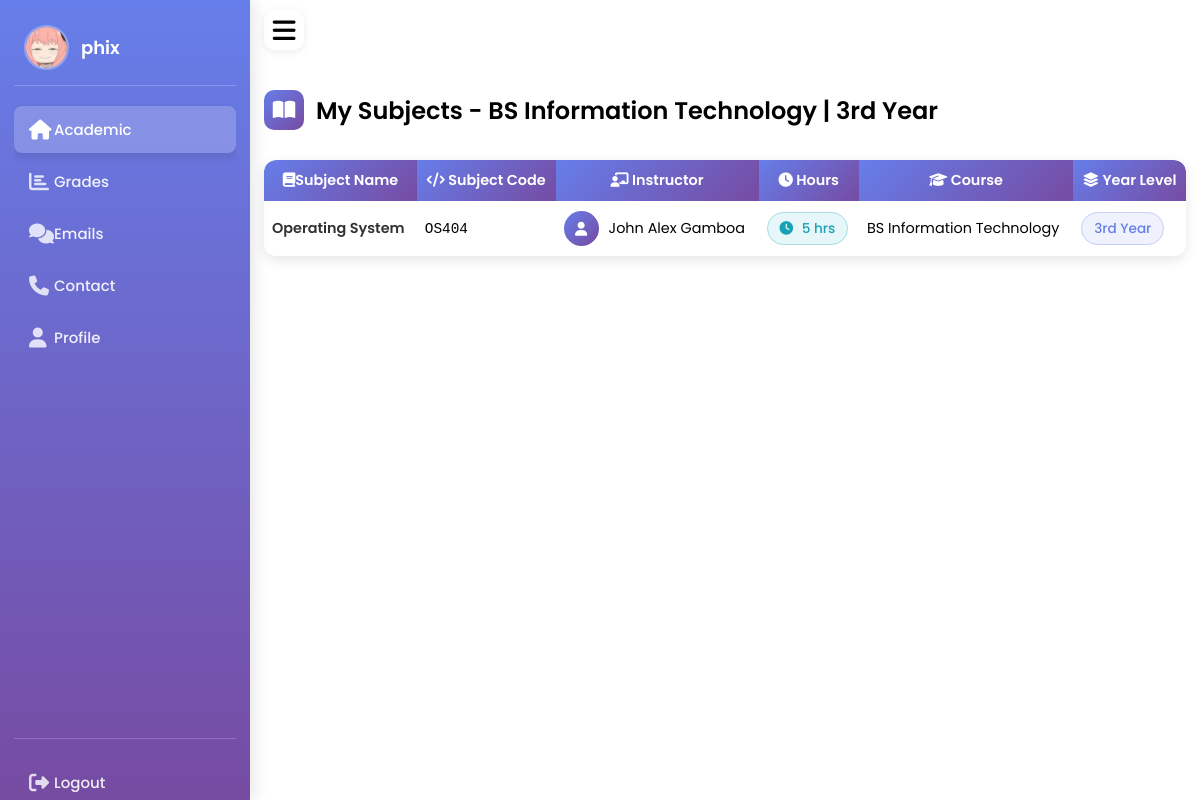
Page /student_page/studentpage.php (signed in) on the committed database.
### tables this page shows
CREATE TABLE `students` (
  `id` int(11) NOT NULL,
  `username` varchar(100) NOT NULL,
  `password` varchar(255) NOT NULL,
  `email` varchar(150) NOT NULL,
  `image` varchar(255) DEFAULT NULL,
  `first_name` varchar(100) NOT NULL,
  `last_name` varchar(100) NOT NULL,
  `date_of_birth` date NOT NULL,
  `gender` enum('male','female','other') NOT NULL,
  `student_phone` varchar(15) DEFAULT NULL,
  `address` text DEFAULT NULL,
  `guardian_name` varchar(100) DEFAULT NULL,
  `guardian_phone` varchar(15) DEFAULT NULL,
  `guardian_address` text DEFAULT NULL,
  `elem_name` varchar(100) DEFAULT NULL,
  `elem_year` int(11) DEFAULT NULL,
  `junior_name` varchar(100) DEFAULT NULL,
  `junior_year` int(11) DEFAULT NULL,
  `senior_name` varchar(100) DEFAULT NULL,
  `senior_year` int(11) DEFAULT NULL,
  `strand` varchar(100) DEFAULT NULL,
  `college_course` varchar(100) DEFAULT NULL,
  `college_year` varchar(20) DEFAULT NULL,
  `appointment_id` int(11) DEFAULT NULL,
  `appointment_details` text DEFAULT NULL,
  `status` enum('PENDING','APPROVED','REJECTED') DEFAULT 'PENDING',
  `reg_date` datetime DEFAULT current_timestamp()
);

CREATE TABLE `subjects` (
  `id` int(11) NOT NULL,
  `subject_name` varchar(100) NOT NULL,
  `subject_code` varchar(50) NOT NULL,
  `course` varchar(100) NOT NULL,
  `year_level` varchar(50) NOT NULL,
  `hour` int(11) NOT NULL,
  `instructor_name` varchar(100) NOT NULL
);

### student_page/studentpage.php (the view, shortened to what this page needs)
<?php
$servername = "localhost";
$username = "root";
$password = "";
$dbname = "dev";
$conn = new mysqli($servername, $username, $password, $dbname);
$student_id = $_SESSION['userid'];
$student_sql = "SELECT id, username, first_name, last_name, email, image, college_course, college_year, status
                FROM students WHERE id = ?";
$stmt = $conn->prepare($student_sql);
$stmt->bind_param("i", $student_id);
$stmt->execute();
$student_result = $stmt->get_result();
if ($student_result->num_rows > 0) {
    $current_student = $student_result->fetch_assoc();
} else {
    session_destroy();
    header('Location: login.php');
    exit();
}
$subjects = [];
$debug_info = [];
$debug_info[] = "=== SUBJECT FETCHING DEBUG ===";
$debug_info[] = "Student Info:";
$debug_info[] = "  - Student ID: " . $current_student['id'];
$debug_info[] = "  - Course: '" . $current_student['college_course'] . "'";
$debug_info[] = "  - Year Level: '" . $current_student['college_year'] . "'";
$all_subjects_sql = "SELECT id, subject_name, subject_code, course, year_level, instructor_name FROM subjects ORDER BY course, year_level, subject_name";
$all_subjects_result = $conn->query($all_subjects_sql);
if ($all_subjects_result && $all_subjects_result->num_rows > 0) {
    $debug_info[] = "All subjects in DB (" . $all_subjects_result->num_rows . " total):";
    while ($row = $all_subjects_result->fetch_assoc()) {
        $match_status = "";
        if ($row['course'] == $current_student['college_course'] && $row['year_level'] == $current_student['college_year']) {
            $match_status = " [✓ WOULD MATCH]";
        }
        $debug_info[] = "  - " . $row['subject_name'] . " (Code: " . $row['subject_code'] . ") | Course: '" . $row['course'] . "' | Year: '" . $row['year_level'] . "' | Instructor: " . $row['instructor_name'] . $match_status;
    }
} else {
    $debug_info[] = "No subjects found in DB at all!";
}
$subject_sql = "SELECT id, subject_name, subject_code, course, year_level, hour, instructor_name
                FROM subjects
                WHERE course = ? AND year_level = ?
                ORDER BY subject_name";
$debug_info[] = "";
$debug_info[] = "=== EXECUTING QUERY ===";
$debug_info[] = "Query: " . $subject_sql;
$debug_info[] = "Binding: course='" . $current_student['college_course'] . "', year='" . $current_student['college_year'] . "'";
$stmt = $conn->prepare($subject_sql);
if (!$stmt) {
    $debug_info[] = "ERROR: Failed to prepare statement: " . $conn->error;
} else {
    $stmt->bind_param("ss", $current_student['college_course'], $current_student['college_year']);
    if (!$stmt->execute()) {
        $debug_info[] = "ERROR: Execute failed: " . $stmt->error;
    } else {
        $subject_result = $stmt->get_result();
        if (!$subject_result) {
            $debug_info[] = "ERROR: Get result failed: " . $stmt->error;
        } else {
            if ($subject_result->num_rows > 0) {
                while ($row = $subject_result->fetch_assoc()) {
                    $subjects[] = $row;
                }
            }
        }
    }
}
?>
<!DOCTYPE html>
<html lang="en">
<head>
    <link rel="stylesheet" href="https://cdnjs.cloudflare.com/ajax/libs/font-awesome/6.4.0/css/all.min.css">
</head>
<body>
    <nav>
        <div class="logo-name">
            <div class="logo-image">
                <?php
                $profile_image = '';
                if (!empty($current_student['image'])) {
                    $profile_image = '../' . $current_student['image'];
                }
                $display_username = $current_student['username'];
                if (strpos($display_username, '@student') !== false) {
                    $display_username = str_replace('@student', '', $display_username);
                }
                if (!empty($profile_image)) {
                    echo '<img src="' . htmlspecialchars($profile_image) . '" alt="Profile" style="width: 45px; height: 45px; border-radius: 50%; object-fit: cover; border: 2px solid rgba(255,255,255,0.3);">';
                } else {
                    echo '<i class="fas fa-user-graduate"></i>';
                }
                ?>
            </div>
            <span class="logo_name"><?php echo htmlspecialchars($display_username); ?></span>
        </div>
        <div class="menu-items">
            <ul class="nav-links">
                <li><a href="studentpage.php" class="active">
                    <i class="fas fa-home"></i>
                    <span class="link-name">Academic</span>
                </a></li>
                <li><a href="student_grades.php">
                    <i class="fas fa-chart-bar"></i>
                    <span class="link-name">Grades</span>
                </a></li>
                <li><a href="student_emails.php">
                    <i class="fas fa-comments"></i>
                    <span class="link-name">Emails</span>
                </a></li>
                <li><a href="contact.php" >
                    <i class="fas fa-phone"></i>
                    <span class="link-name">Contact</span>
                </a></li>
                <li><a href="student_profile.php">
                    <i class="fas fa-user"></i>
                    <span class="link-name">Profile</span>
                </a></li>
            </ul>
            <ul class="logout-mode">
                <li><a href="logout.php" onclick="return confirm('Are you sure you want to logout?');">
                    <i class="fas fa-sign-out-alt"></i>
                    <span class="link-name">Logout</span>
                </a></li>
            </ul>
        </div>
    </nav>
    <section class="dashboard">
        <div class="top">
            <span class="sidebar-toggle">
                <i class="fas fa-bars"></i>
            </span>
        </div>
        <div class="activity">
            <div class="title">
                <i class="fas fa-book-open"></i>
                <span class="text">My Subjects - <?php echo htmlspecialchars($current_student['college_course'] . ' | ' . $current_student['college_year']); ?></span>
            </div>
                <div class="table-container">
                    <table class="student-table" id="studentTable">
                        <thead>
                            <tr>
                                <th><i class="fas fa-book"></i>Subject Name</th>
                                <th><i class="fas fa-code"></i> Subject Code</th>
                                <th><i class="fas fa-chalkboard-teacher"></i> Instructor</th>
                                <th><i class="fas fa-clock"></i> Hours</th>
                                <th><i class="fas fa-graduation-cap"></i> Course</th>
                                <th><i class="fas fa-layer-group"></i> Year Level</th>
                            </tr>
                        </thead>
                        <tbody>
                            <?php if (empty($subjects)): ?>
                                <tr>
                                    <td colspan="6" class="no-data" style="text-align: center; color: #6c757d; font-style: italic; padding: 50px 20px;">
                                        <i class="fas fa-book-open" style="font-size: 3rem; color: #dee2e6; margin-bottom: 1rem;"></i>
                                        <p>No subjects available for your course (<?php echo htmlspecialchars($current_student['college_course']); ?>) and year level (<?php echo htmlspecialchars($current_student['college_year']); ?>)</p>
                                    </td>
                                </tr>
                            <?php else: ?>
                                <?php foreach ($subjects as $subject): ?>
                                    <tr data-subject="<?php echo htmlspecialchars($subject['subject_code']); ?>">
                                        <td>
                                            <div style="font-weight: 600; color: #333;">
                                                <?php echo htmlspecialchars($subject['subject_name']); ?>
                                            </div>
                                        </td>
                                        <td style="font-family: monospace; font-size: 0.9rem;">
                                            <?php echo htmlspecialchars($subject['subject_code']); ?>
                                        </td>
                                        <td>
                                            <div style="display: flex; align-items: center; gap: 10px;">
                                                <div style="width: 35px; height: 35px; border-radius: 50%; background: linear-gradient(135deg, #667eea 0%, #764ba2 100%); display: flex; align-items: center; justify-content: center;">
                                                    <i class="fas fa-user" style="color: white; font-size: 14px;"></i>
                                                </div>
                                                <span><?php echo htmlspecialchars($subject['instructor_name']); ?></span>
                                            </div>
                                        </td>
                                        <td>
                                            <span class="hours-badge">
                                                <i class="fas fa-clock" style="margin-right: 5px;"></i>
                                                <?php echo htmlspecialchars($subject['hour']); ?> hrs
                                            </span>
                                        </td>
                                        <td>
                                            <?php echo htmlspecialchars($subject['course']); ?>
                                        </td>
                                        <td>
                                            <span class="year-badge">
                                                <?php echo htmlspecialchars($subject['year_level']); ?>
                                            </span>
                                        </td>
                                    </tr>
                                <?php endforeach; ?>
                            <?php endif; ?>
                        </tbody>
                    </table>
                </div>
            </div>
    </section>

### rows in the picture
students: image (picture), username "phix", college_course+college_year "BS Information Technology | 3rd Year"
subjects: subject_name "Operating System", subject_code "OS404", instructor_name "John Alex Gamboa", hour "5", course "BS Information Technology", year_level "3rd Year"
